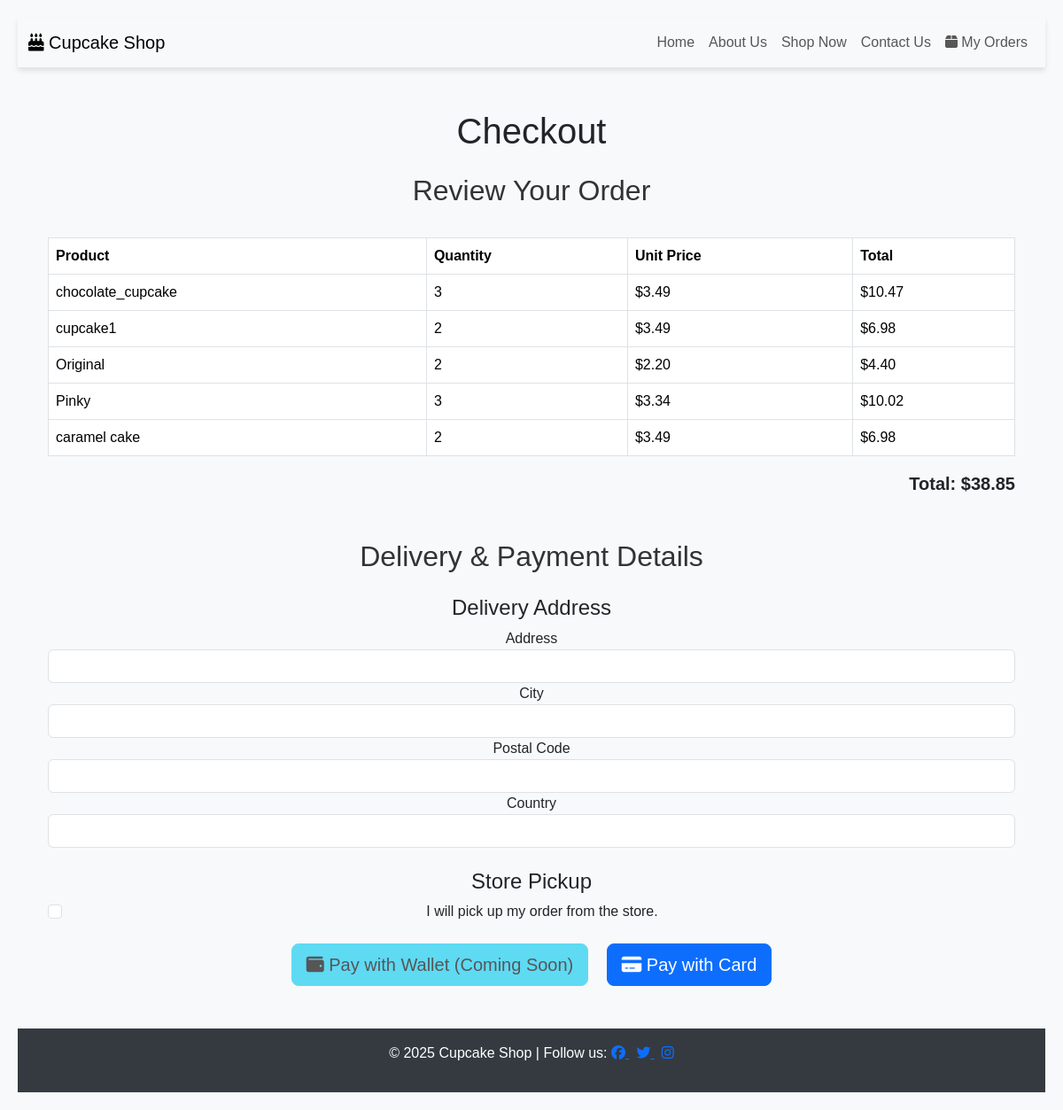
The app's page /checkout/ (signed in) with its own data.
### shop/models.py (models this page shows, shortened)
class CartItem(models.Model):
    cart = models.ForeignKey(Cart, on_delete=models.CASCADE, related_name="items")
    cupcake = models.ForeignKey('Cupcake', on_delete=models.CASCADE)
    quantity = models.PositiveIntegerField(default=1)
    class Meta:
        unique_together = ('cart', 'cupcake')  # Ensures no duplicate items
    @property
    def total_price(self):
        return self.cupcake.price * self.quantity

class Cupcake(models.Model):
    name = models.CharField(max_length=100)
    description = models.TextField()
    price = models.DecimalField(max_digits=6, decimal_places=2)
    category = models.ForeignKey(
        Category, on_delete=models.CASCADE, related_name="cupcakes"
    )
    image = models.ImageField(upload_to="cupcakes/")
    created_at = models.DateTimeField(auto_now_add=True)

### shop/views.py (the view)
# urls.py: path('checkout/', views.checkout, name='checkout'),
def checkout(request):
    cart = Cart.objects.filter(user=request.user).first()
    if cart:
        cart_items = CartItem.objects.filter(cart=cart)
        cart_total = sum(item.cupcake.price * item.quantity for item in cart_items)
    else:
        cart_items = []
        cart_total = 0
    return render(request, 'shop/checkout.html', {'cart_items': cart_items, 'cart_total': cart_total})

### shop/templates/shop/checkout.html (shortened to what this page needs)
{% extends "base.html" %}
{% block content %}
<div class="container">
    <h1 class="text-center my-4">Checkout</h1>
    <h2 class="mb-4">Review Your Order</h2>
    {% if cart_items %}
    <div class="table-responsive">
        <table class="table table-bordered">
            <thead class="thead-dark">
                <tr>
                    <th>Product</th>
                    <th>Quantity</th>
                    <th>Unit Price</th>
                    <th>Total</th>
                </tr>
            </thead>
            <tbody>
                {% for item in cart_items %}
                <tr>
                    <td>{{ item.cupcake.name }}</td>
                    <td>{{ item.quantity }}</td>
                    <td>${{ item.cupcake.price|floatformat:2 }}</td>
                    <td>${{ item.total_price|floatformat:2 }}</td>
                </tr>
                {% endfor %}
            </tbody>
        </table>
    </div>
    <p class="text-end fs-5 fw-bold">Total: ${{ cart_total|floatformat:2 }}</p>
    <h2 class="mt-5 mb-4">Delivery & Payment Details</h2>
    <form action="{% url 'process_checkout' %}" method="post" id="payment-form">
        <div class="mb-4">
            <h4>Delivery Address</h4>
            <div class="form-group">
                <label for="delivery_address">Address</label>
                <input type="text" class="form-control" id="delivery_address" name="delivery_address" required>
            </div>
            <div class="form-group">
                <label for="city">City</label>
                <input type="text" class="form-control" id="city" name="city" required>
            </div>
            <div class="form-group">
                <label for="postal_code">Postal Code</label>
                <input type="text" class="form-control" id="postal_code" name="postal_code" required>
            </div>
            <div class="form-group">
                <label for="country">Country</label>
                <input type="text" class="form-control" id="country" name="country" required>
            </div>
        </div>
        <div class="mb-4">
            <h4>Store Pickup</h4>
            <div class="form-check">
                <input class="form-check-input" type="checkbox" id="store_pickup" name="store_pickup">
                <label class="form-check-label" for="store_pickup">
                    I will pick up my order from the store.
                </label>
            </div>
        </div>
        <div class="text-center mt-4">
            <button type="button" class="btn btn-info btn-lg me-3" disabled>
                <i class="fa-solid fa-wallet"></i> Pay with Wallet (Coming Soon)
            </button>
            <button type="button" class="btn btn-primary btn-lg" data-bs-toggle="modal" data-bs-target="#paymentModal">
                <i class="fa-solid fa-credit-card"></i> Pay with Card
            </button>
        </div>
    </form>
    {% else %}
    <div class="alert alert-info text-center">
        <p>Your cart is empty. <a href="{% url 'shop' %}" class="text-primary">Continue shopping</a>.</p>
    </div>
    {% endif %}
</div>
{% endblock %}

### static/css/style.css (style rules this page uses)
body { font-family: 'Arial', sans-serif; background-color: #f9f9f9; margin: 0; padding: 0; text-align: center; }
body { font-family: Arial, sans-serif; background-color: #f8f9fa; margin: 0; padding: 20px; }
h2 { color: #333; }
table { width: 100%; border-collapse: collapse; margin-top: 10px; }
th, td { border-bottom: 1px solid #ddd; padding: 10px; text-align: left; }
th { background-color: #007bff; color: white; }

### records on screen
CartItem: cupcake.name "chocolate_cupcake", quantity "3", cupcake.price "3.49", total_price "10.47"
CartItem: cupcake.name "cupcake1", quantity "2", cupcake.price "3.49", total_price "6.98"
CartItem: cupcake.name "Original", quantity "2", cupcake.price "2.20", total_price "4.40"
CartItem: cupcake.name "Pinky", quantity "3", cupcake.price "3.34", total_price "10.02"
CartItem: cupcake.name "caramel cake", quantity "2", cupcake.price "3.49", total_price "6.98"

### other values on screen
{{ cart_total|floatformat:2 }} "38.85"
